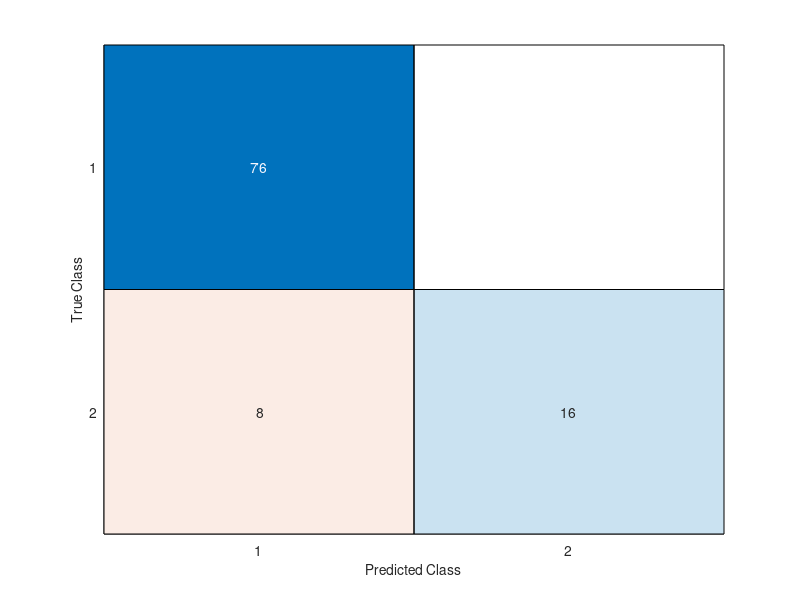
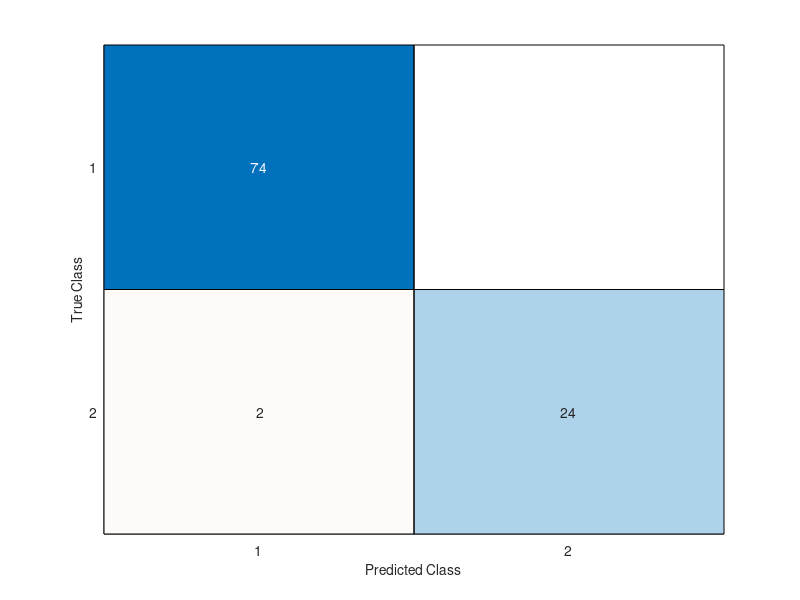
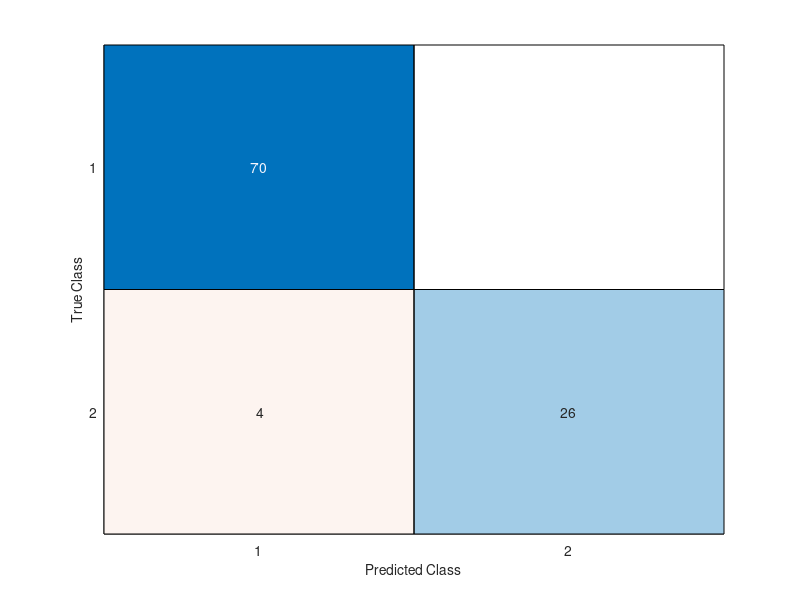

MATLAB code for these plots, in order:
%% SCRIPT CALCOLO CONFUSION MATRIX 
% ELBOW

%% Es1
clc
clear all

load('real_class_elbow_es1.mat');
load('predicted_class_elbow_es1.mat');

realE = real_class_elbow_es1;
predE = predicted_class_elbow_es1;

C_elbow1 = confusionmat(realE,predE);

%trasformo in percentuale i risultati della confusion matrix
tot = length(realE);
C_elbow1(:) = (C_elbow1(:)*100)/tot;

%rappresentazione confusion matrix (i valori sono in %)
confusionchart(C_elbow1)

%% Es2
clc
clear all

load('real_class_elbow_es2.mat');
load('predicted_class_elbow_es2.mat');

realE = real_class_elbow_es2;
predE = predicted_class_elbow_es2;

C_elbow2 = confusionmat(realE,predE);

%trasformo in percentuale i risultati della confusion matrix
tot = length(realE);
C_elbow2(:) = (C_elbow2(:)*100)/tot;

%rappresentazione confusion matrix (i valori sono in %)
confusionchart(C_elbow2)

%% Es3 
clc
clear all

load('real_class_elbow_es3.mat');
load('predicted_class_elbow_es3.mat');

realE = real_class_elbow_es3;
predE = predicted_class_elbow_es3;

C_elbow3 = confusionmat(realE,predE);

%trasformo in percentuale i risultati della confusion matrix
tot = length(realE);
C_elbow3(:) = (C_elbow3(:)*100)/tot;

%rappresentazione confusion matrix (i valori sono in %)
confusionchart(C_elbow3)
%


